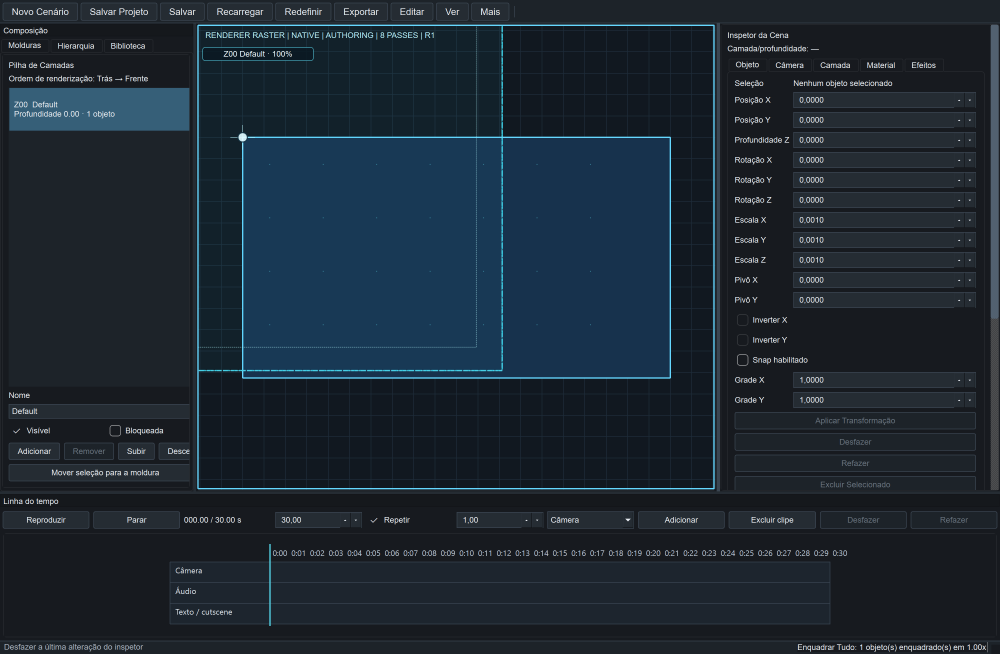
#> input picture artifacts/audit-post-e13-native-source-20260912-r4/captures/01-native-loaded.png, 3000 x 1960 px (shown at 1/3 size); its folder holds only this picture in this run
$ python -i magnetic_lasso_engine.py   (imports and definitions only)   (older library calls are emulated)
#> lines starting #> are read from the running program, lines starting #| are printed output that depends on the picture
"""Pure-numpy/OpenCV engine for the precise magnetic lasso.

This module deliberately has no Qt dependency.  It can be tested headlessly and
is kept separate from the UI adapter in :mod:`src.tools.magnetic_lasso`.
"""

from __future__ import annotations

import heapq
import math
from dataclasses import dataclass, replace
from typing import Callable, Dict, Iterable, List, Optional, Sequence, Tuple

import cv2
import numpy as np

Point = Tuple[int, int]


@dataclass
class MagneticLassoSettings:
    """Mutable preferences shared by magnetic-lasso tool instances."""

    mode: str = "precise"  # "precise" or "legacy"
    preset: str = "balanced"  # "fast", "balanced" or "precise"
    sensitivity: float = 1.0
    snap_radius: int = 10
    search_margin: int = 64
    edge_weight: float = 8.0
    direction_weight: float = 2.3
    turn_weight: float = 0.8
    distance_weight: float = 0.35
    simplify_epsilon: float = 1.35
    preview_interval_ms: int = 45
    max_search_pixels: int = 120_000
    max_expansions: int = 350_000
    max_vertices: int = 1_200
    close_radius_screen: float = 11.0
    prepare_timeout_ms: int = 100
    preview_timeout_ms: int = 500
    segment_timeout_ms: int = 5_000
    finish_timeout_ms: int = 5_000
    show_edge_map: bool = False

    # [88 lines left out: functions apply_preset, normalized, preset_values, not called in this run]


@dataclass(frozen=True)
class EdgeFeatures:
    strength: np.ndarray  # uint8, 0..255
    grad_x: np.ndarray  # float32, normalized -1..1
    grad_y: np.ndarray  # float32, normalized -1..1


def image_array_to_gray_uint8(
    image: np.ndarray,
    *,
    channel_order: str = "rgb",
) -> np.ndarray:
    """Convert a numpy image to contiguous 8-bit grayscale.

    ``cv2.imread`` returns BGR/BGRA arrays, while image-oriented APIs commonly
    expose RGB/RGBA.  Requiring the caller to state the channel order prevents
    silent red/blue inversions and makes the UI adapter compatible with the real
    image-loading pipeline.
    """
#> called with channel_order = 'rgb'
    arr = np.asarray(image)
    if arr.size == 0:
        raise ValueError("image array is empty")

    if arr.ndim == 3 and arr.shape[2] == 1:
        arr = arr[:, :, 0]
    elif arr.ndim == 3:
        channels = int(arr.shape[2])
#> channels = 3
        order = str(channel_order).lower().strip()
        if order not in {"rgb", "bgr"}:
            raise ValueError("channel_order must be 'rgb' or 'bgr'")
        if channels == 3:
            code = cv2.COLOR_RGB2GRAY if order == "rgb" else cv2.COLOR_BGR2GRAY
            arr = cv2.cvtColor(np.ascontiguousarray(arr), code)
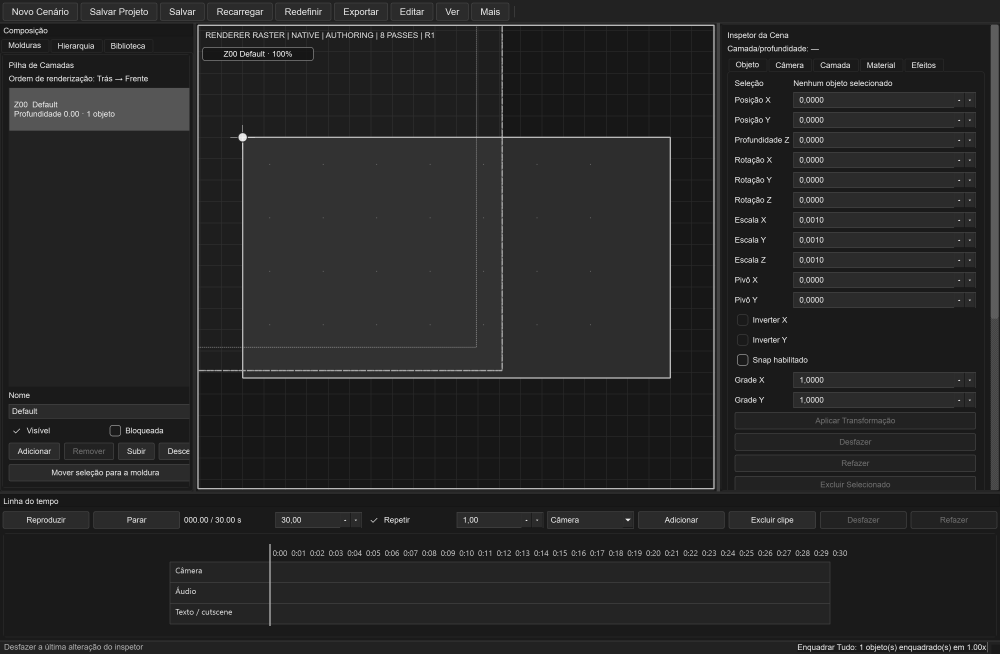
#> arr: shape (1960, 3000) (shown at 1/3 size); min 14, max 247, mean 38.3
        elif channels == 4:
            code = cv2.COLOR_RGBA2GRAY if order == "rgb" else cv2.COLOR_BGRA2GRAY
            arr = cv2.cvtColor(np.ascontiguousarray(arr), code)
        else:
            raise ValueError("image array must have 1, 3 or 4 channels")

    if arr.ndim != 2:
        raise ValueError("image must be a 2D grayscale or RGB/RGBA array")

    if arr.dtype != np.uint8:
        arr_float = arr.astype(np.float32)
        finite = arr_float[np.isfinite(arr_float)]
        if finite.size == 0:
            return np.zeros(arr.shape, dtype=np.uint8)
        lo = float(finite.min())
        hi = float(finite.max())
        if hi <= lo:
            value = int(np.clip(lo, 0.0, 255.0))
            return np.full(arr.shape, value, dtype=np.uint8)
        arr = np.nan_to_num(arr_float, nan=lo, posinf=hi, neginf=lo)
        arr = np.clip((arr - lo) * (255.0 / (hi - lo)), 0, 255).astype(np.uint8)

    return np.ascontiguousarray(arr, dtype=np.uint8)


def _as_gray_uint8(image: np.ndarray) -> np.ndarray:
    """Internal RGB/RGBA conversion retained for the public engine API."""
    return image_array_to_gray_uint8(image, channel_order="rgb")


def build_edge_features(
    image: np.ndarray,
    sensitivity: float = 1.0,
) -> EdgeFeatures:
    """Build a robust edge-strength and gradient-direction representation."""
    gray = _as_gray_uint8(image)
    sensitivity = max(0.25, min(float(sensitivity), 3.0))

    # A small blur suppresses pixel noise without erasing sprite contours.
    blurred = cv2.GaussianBlur(gray, (3, 3), 0.8)
    gx = cv2.Sobel(blurred, cv2.CV_32F, 1, 0, ksize=3)
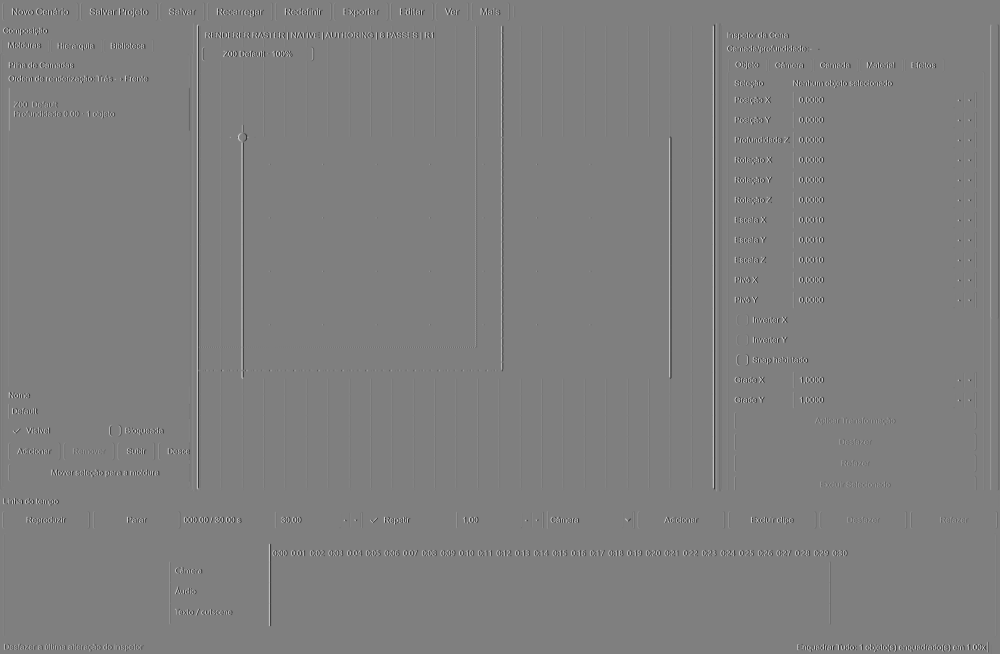
#> gx: shape (1960, 3000) float32 (shown at 1/3 size); min -663, max 664, mean 0; drawn with min black and max white
    gy = cv2.Sobel(blurred, cv2.CV_32F, 0, 1, ksize=3)
    magnitude = cv2.magnitude(gx, gy)
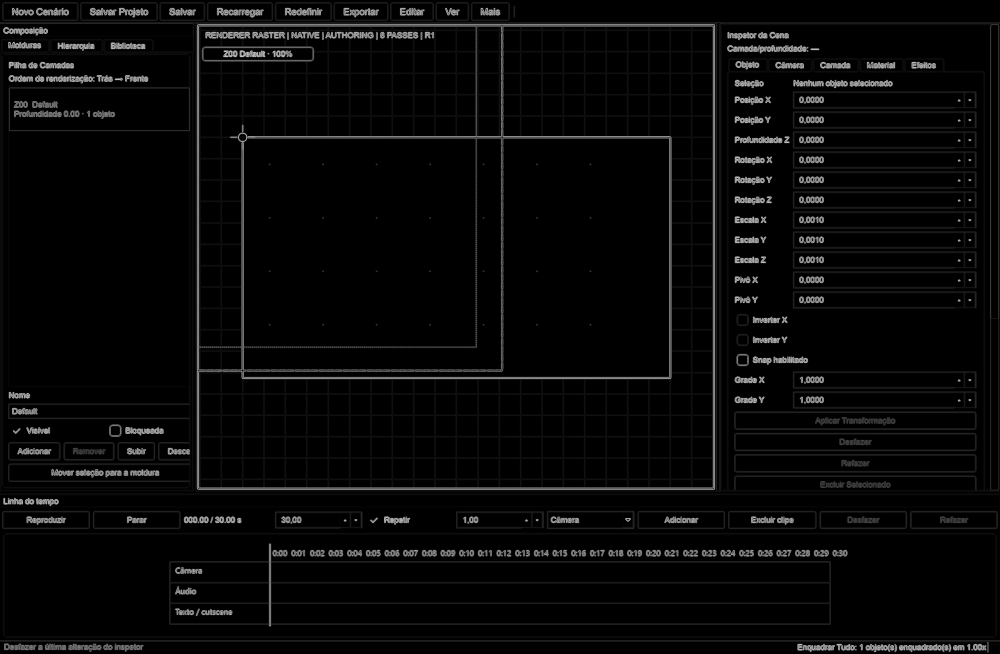
#> magnitude: shape (1960, 3000) float32 (shown at 1/3 size); min 0, max 689.4, mean 23; drawn with min black and max white

    positive = np.asarray(magnitude[magnitude > 0], dtype=np.float32)
    scale = float(np.percentile(positive, 98.5)) if positive.size else 1.0
#> scale = 582.2
    scale = max(scale / sensitivity, 1e-6)
    sobel = np.clip(magnitude * (255.0 / scale), 0.0, 255.0).astype(np.uint8)

    median = float(np.median(np.asarray(blurred, dtype=np.float32)))
#> median = 34
    low = int(max(0.0, (0.66 / sensitivity) * median))
#> low = 22
    high = int(min(255.0, (1.33 / max(sensitivity, 1e-6)) * median + 24.0))
#> high = 69
    if high <= low:
        high = min(255, low + 32)
    canny = cv2.Canny(blurred, low, high)
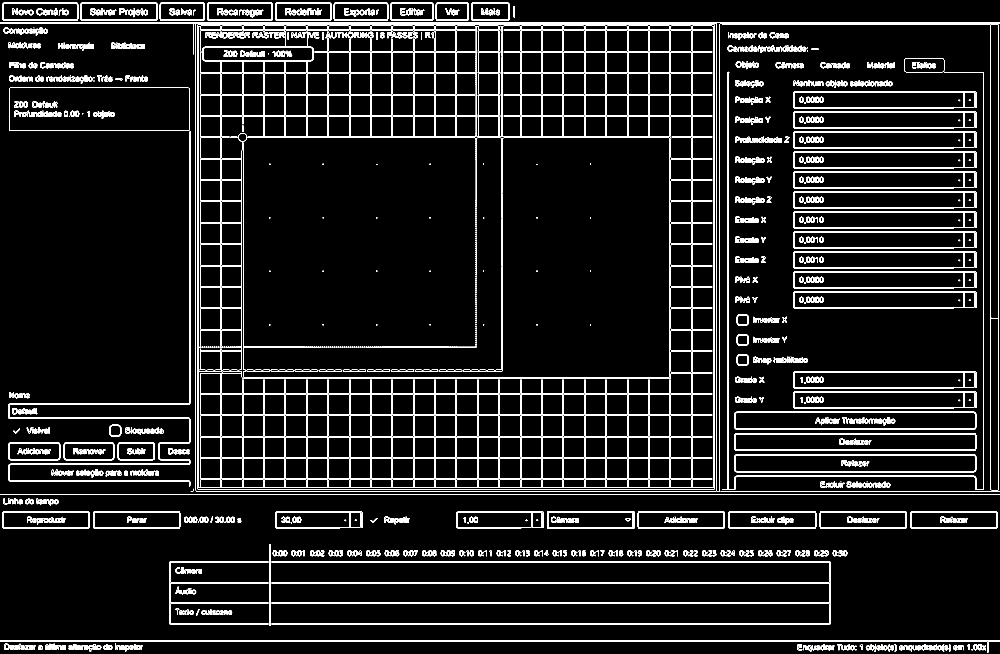
#> canny: shape (1960, 3000) (shown at 1/3 size); 4.8% white in thin lines or dots

    # Sobel gives a graded attraction field; Canny stabilizes the edge centreline.
    strength = cv2.addWeighted(sobel, 0.78, canny, 0.22, 0.0)
    strength = cv2.GaussianBlur(strength, (3, 3), 0.55)

    norm = np.maximum(magnitude, 1e-6)
    grad_x = (gx / norm).astype(np.float32)
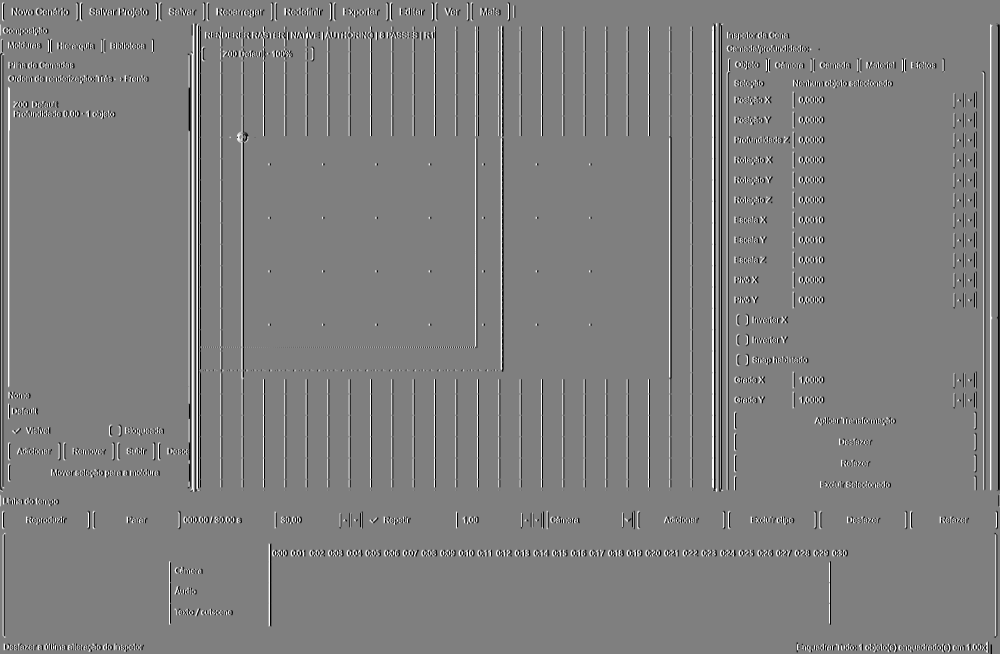
#> grad_x: shape (1960, 3000) float32 (shown at 1/3 size); min -1, max 1, mean -0.000679; drawn with min black and max white
    grad_y = (gy / norm).astype(np.float32)
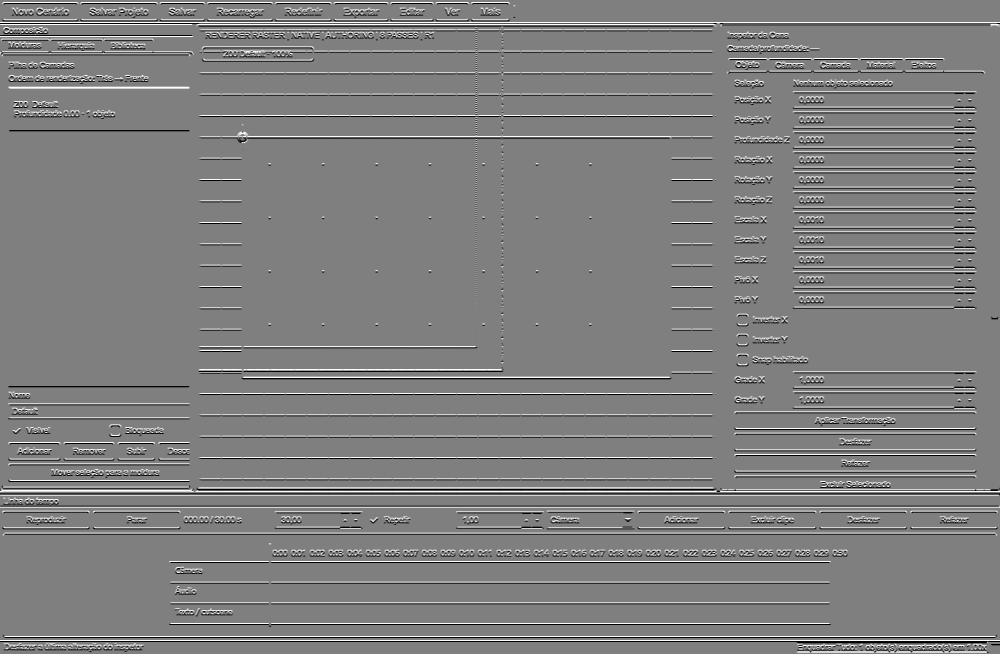
#> grad_y: shape (1960, 3000) float32 (shown at 1/3 size); min -1, max 1, mean 0.00123; drawn with min black and max white
    grad_x[magnitude < 1e-5] = 0.0
    grad_y[magnitude < 1e-5] = 0.0

    return EdgeFeatures(
        strength=np.ascontiguousarray(strength, dtype=np.uint8),
        grad_x=np.ascontiguousarray(grad_x, dtype=np.float32),
        grad_y=np.ascontiguousarray(grad_y, dtype=np.float32),
    )


# [41 lines left out: functions clamp_point, snap_to_edge, not called in this run]


_DIRECTIONS: Tuple[Tuple[int, int], ...] = (
    (-1, -1),
    (0, -1),
    (1, -1),
    (-1, 0),
    (1, 0),
    (-1, 1),
    (0, 1),
    (1, 1),
)
_DIRECTION_LENGTHS = tuple(math.hypot(dx, dy) for dx, dy in _DIRECTIONS)
_DIRECTION_UNITS = tuple(
    (dx / length, dy / length)
    for (dx, dy), length in zip(_DIRECTIONS, _DIRECTION_LENGTHS)
)


# [569 lines left out: functions _search_bounds, _downscale_roi, _astar_directional, _astar_preview, live_wire_preview_path, live_wire_path and 10 more, not called in this run]

>>> import cv2
>>> picture = cv2.cvtColor(cv2.imread('../../artifacts/audit-post-e13-native-source-20260912-r4/captures/01-native-loaded.png'), cv2.COLOR_BGR2RGB)
>>> result = build_edge_features(picture)
